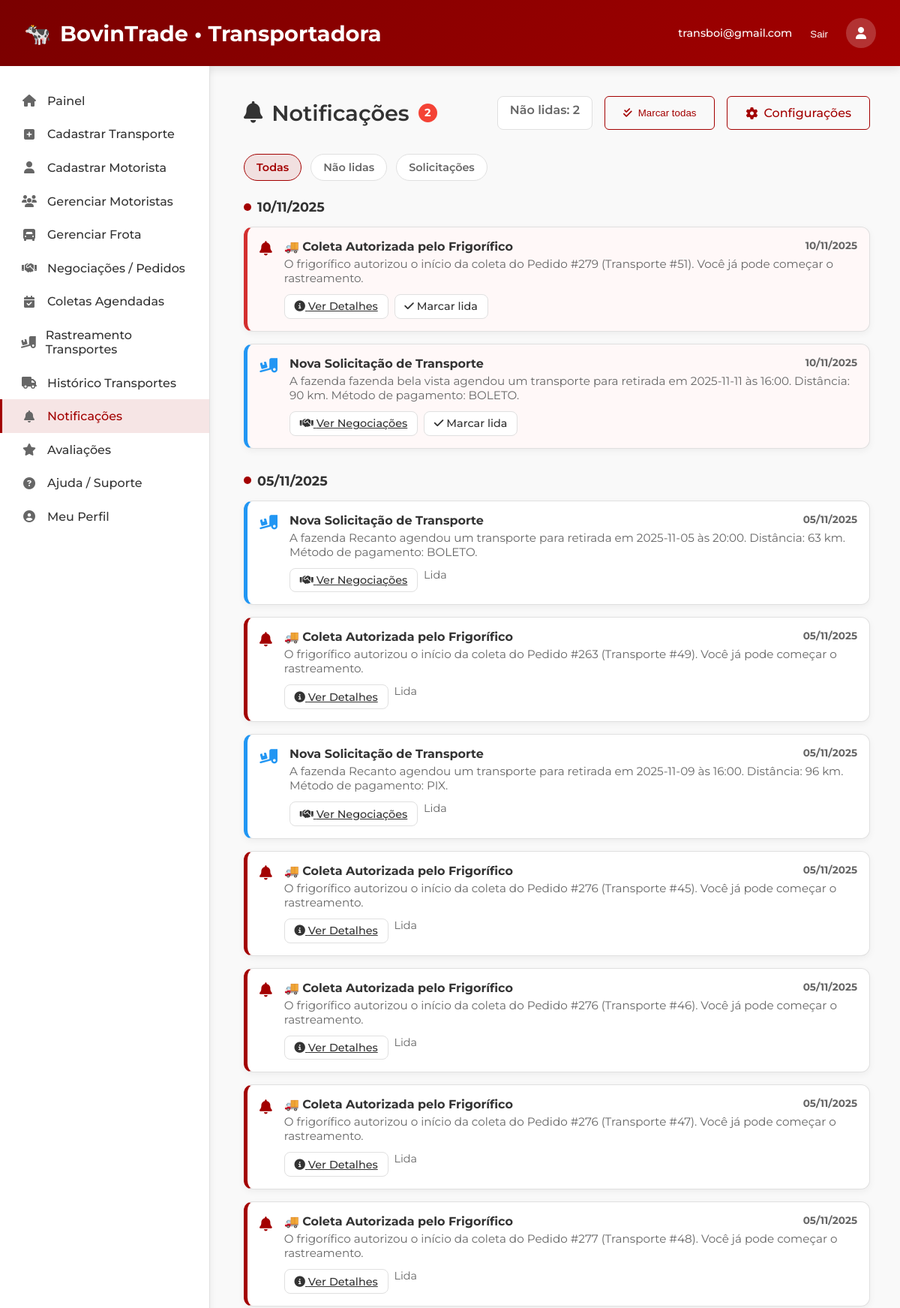
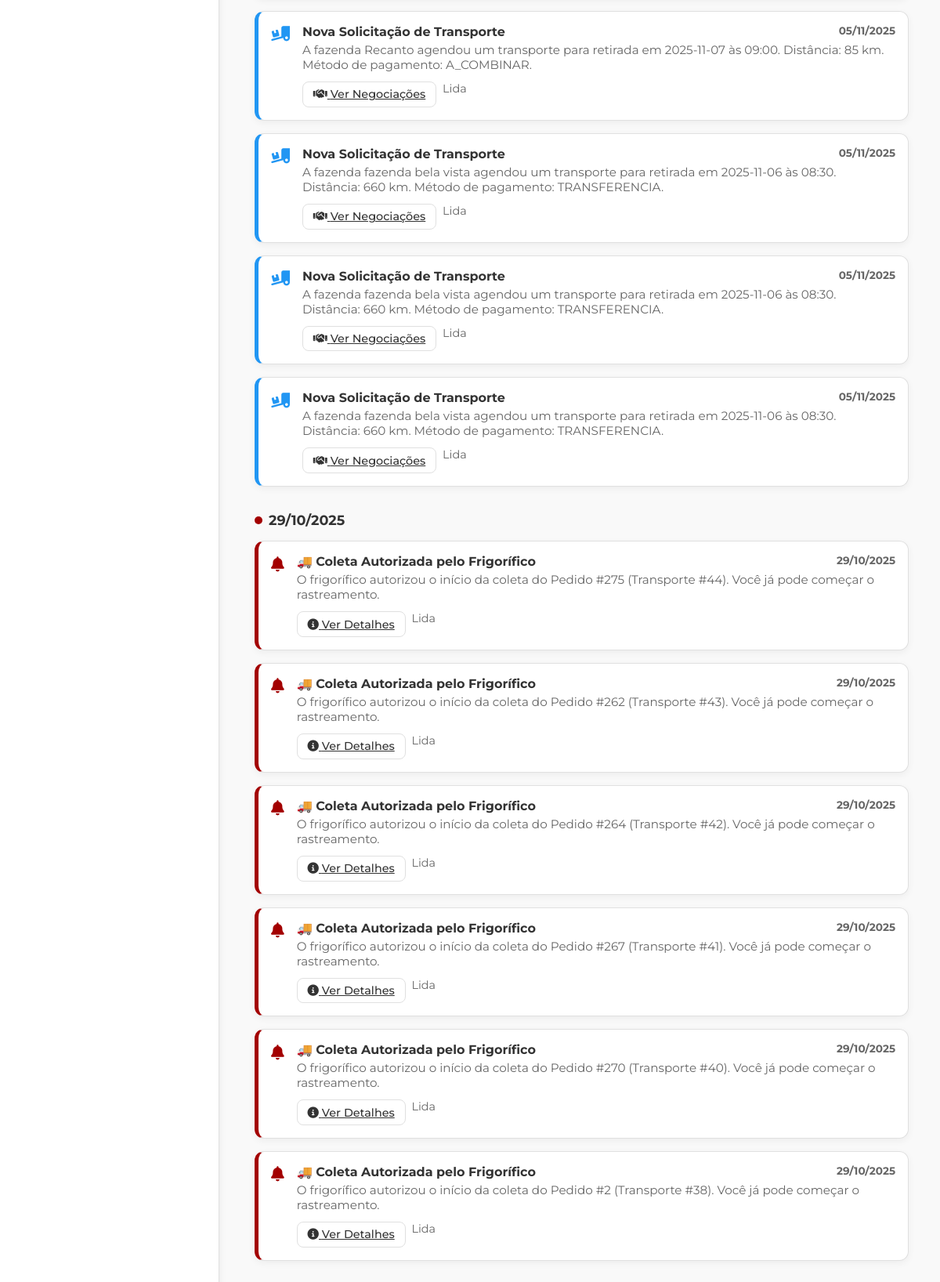
The app's page /notificacoes-transportadora.php (signed in) with its own data (2 pictures, top to bottom).
### tables this page shows
CREATE TABLE `notificacoes` (
  `id` bigint(20) UNSIGNED NOT NULL,
  `usuario_id` bigint(20) UNSIGNED NOT NULL,
  `tipo` varchar(64) NOT NULL,
  `titulo` varchar(160) NOT NULL,
  `mensagem` text NOT NULL,
  `dados_json` longtext DEFAULT NULL CHECK (json_valid(`dados_json`)),
  `relacionado_tabela` varchar(64) DEFAULT NULL,
  `relacionado_id` bigint(20) UNSIGNED DEFAULT NULL,
  `created_at` datetime NOT NULL DEFAULT current_timestamp(),
  `lida_em` datetime DEFAULT NULL
);

### notificacoes-transportadora.php (the view, shortened to what this page needs)
<?php
$u = $_SESSION['usuario'];
require_once 'config.php';
function e($s){ return htmlspecialchars((string)$s, ENT_QUOTES|ENT_SUBSTITUTE, 'UTF-8'); }
$uid = (int)$u['id'];
$email = e($u['email'] ?? '');
$notif_count_stmt = $pdo->prepare("SELECT COUNT(*) FROM notificacoes WHERE usuario_id = ? AND lida_em IS NULL");
$notif_count_stmt->execute([$uid]);
$unread_count = (int)$notif_count_stmt->fetchColumn();
$valid_show = ['all', 'unread', 'solicitacoes', 'pagamentos', 'alertas'];
$show = in_array($_GET['show'] ?? '', $valid_show) ? $_GET['show'] : 'all';
$page = max(1, (int)($_GET['page'] ?? 1));
$limit = 50;
$offset = ($page - 1) * $limit;
$where = "usuario_id = ?";
$params = [$uid];
$sql = "SELECT id, tipo, titulo, mensagem, dados_json, relacionado_tabela, relacionado_id, created_at, lida_em
        FROM notificacoes WHERE $where ORDER BY created_at DESC, id DESC LIMIT $limit OFFSET $offset";
$stmt = $pdo->prepare($sql);
$stmt->execute($params);
$rows = $stmt->fetchAll(PDO::FETCH_ASSOC);
function labelDate($dt) {
    $d = substr($dt, 0, 10);
    try {
        $p = DateTime::createFromFormat('Y-m-d', $d);
        return $p ? $p->format('d/m/Y') : e($d);
    } catch (Exception $e) { return e($d); }
}
function typeMeta($tipo) {
    $map = [
        'SOLICITACAO_TRANSPORTE'   => ['fa-truck-loading', 'notification-info'],
        'SOLICITACAO_ATUALIZADA'   => ['fa-sync-alt', 'notification-warning'],
        'COLETA_AUTORIZADA'        => ['fa-check-circle', 'notification-success'],
        'TRANSPORTE_INICIADO'      => ['fa-truck', 'notification-info'],
        'TRANSPORTE_CONCLUIDO'     => ['fa-flag-checkered', 'notification-success'],
        'PAGAMENTO_LIBERADO'       => ['fa-money-check-alt', 'notification-success'],
        'PAGAMENTO_RECEBIDO_TRANSP'=> ['fa-check-circle', 'notification-success'],
        'PAGAMENTO_DEVIDO_TRANSP'  => ['fa-money-bill-wave', 'notification-warning'],
        'ALERTA_GERAL'             => ['fa-exclamation-triangle', 'notification-danger']
    ];
    return $map[$tipo] ?? ['fa-bell', ''];
}
$groups = [];
foreach ($rows as $r) {
    $label = labelDate($r['created_at']);
    $groups[$label][] = $r;
}
?>
<!DOCTYPE html>
<html lang="pt-BR">
<head>
    <link rel="stylesheet" href="https://cdnjs.cloudflare.com/ajax/libs/font-awesome/6.4.0/css/all.min.css">
</head>
<body>
<header>
  <div style="display: flex; align-items: center; gap: 1rem;">
    <div class="logo">🐄 <span>BovinTrade • Transportadora</span></div>
  </div>
  <div class="user-menu">
    <span><?php echo $email; ?></span>
    <form action="logout.php" method="post" style="display:inline;">
      <button type="submit" style="background:none; border:none; color:white; cursor:pointer;">Sair</button>
    </form>
    <div class="user-avatar"><i class="fas fa-user"></i></div>
  </div>
</header>
<div class="container">
  <aside class="sidebar">
    <ul class="sidebar-menu">
      <a href="14-painel-transportadora.php" class="menu-item <?php echo basename($_SERVER['PHP_SELF']) === '14-painel-transportadora.php' ? 'active' : ''; ?>"><i class="fas fa-home"></i><span>Painel</span></a>
      <a href="cadastro-transporte.php" class="menu-item <?php echo basename($_SERVER['PHP_SELF']) === 'cadastro-transporte.php' ? 'active' : ''; ?>"><i class="fas fa-plus-square"></i><span>Cadastrar Transporte</span></a>
      <a href="cadastro-motorista.php" class="menu-item <?php echo basename($_SERVER['PHP_SELF']) === 'cadastro-motorista.php' ? 'active' : ''; ?>"><i class="fas fa-user"></i><span>Cadastrar Motorista</span></a>
       <a href="gerenciar-motoristas.php" class="menu-item <?php echo basename($_SERVER['PHP_SELF']) === 'gerenciar-motoristas.php' ? 'active' : ''; ?>"><i class="fas fa-users"></i><span>Gerenciar Motoristas</span></a>
      <a href="gerenciar-transportes-transp.php" class="menu-item <?php echo basename($_SERVER['PHP_SELF']) === 'gerenciar-transportes-transp.php' ? 'active' : ''; ?>"><i class="fas fa-truck-front"></i><span>Gerenciar Frota</span></a>
      <a href="pedidos-transportes.php" class="menu-item <?php echo basename($_SERVER['PHP_SELF']) === 'pedidos-transportes.php' ? 'active' : ''; ?>"><i class="fas fa-handshake"></i><span>Negociações / Pedidos</span></a>
      <a href="coletas-agendadas.php" class="menu-item <?php echo basename($_SERVER['PHP_SELF']) === 'coletas-agendadas.php' ? 'active' : ''; ?>"><i class="fas fa-calendar-check"></i><span>Coletas Agendadas</span></a>
      <a href="rastreamento-transporte-t.php" class="menu-item <?php echo basename($_SERVER['PHP_SELF']) === 'rastreamento-transporte-t.php' ? 'active' : ''; ?>"><i class="fas fa-truck-loading"></i><span>Rastreamento Transportes</span></a>
      <a href="historico-transporte-t.php" class="menu-item <?php echo basename($_SERVER['PHP_SELF']) === 'historico-transporte-t.php' ? 'active' : ''; ?>"><i class="fas fa-truck"></i><span>Histórico Transportes</span></a>
      <a href="notificacoes-transportadora.php" class="menu-item <?php echo basename($_SERVER['PHP_SELF']) === 'notificacoes-transportadora.php' ? 'active' : ''; ?>"><i class="fas fa-bell"></i><span>Notificações</span></a>
      <a href="minhas-avaliacoes-transportadora.php" class="menu-item <?php echo basename($_SERVER['PHP_SELF']) === 'minhas-avaliacoes-transportadora.php' ? 'active' : ''; ?>"><i class="fas fa-star"></i><span>Avaliações</span></a>
      <a href="17-ajudat.php" class="menu-item <?php echo basename($_SERVER['PHP_SELF']) === '17-ajudat.php' ? 'active' : ''; ?>"><i class="fas fa-question-circle"></i><span>Ajuda / Suporte</span></a>
      <a href="meu-perfil-transportadora.php" class="menu-item <?php echo basename($_SERVER['PHP_SELF']) === 'meu-perfil-transportadora.php' ? 'active' : ''; ?>">
    <i class="fas fa-user-circle"></i><span>Meu Perfil</span></a>
    </ul>
  </aside>
    <main class="main">
        <div class="dashboard-header">
            <h1 class="dashboard-title">
                <i class="fas fa-bell"></i> Notificações
                <span class="notif-badge" id="main-notif-badge" style="display: <?= $unread_count > 0 ? 'inline-block' : 'none' ?>;"><?= $unread_count ?></span>
            </h1>
            <div class="dashboard-actions">
                <span class="counter">Não lidas: <span id="unreadCount"><?= $unread_count ?></span></span>
                <button id="btnMarkAll" class="btn btn-outline" style="<?= $unread_count == 0 ? 'display:none;' : '' ?>">
                    <i class="fas fa-check-double"></i> Marcar todas
                </button>
                <a class="btn btn-outline" href="notificacao-preferencias-transp.php"><i class="fas fa-cog"></i> Configurações</a>
            </div>
        </div>
        <div class="filters">
            <?php
            $tabs = [
                'all' => 'Todas',
                'unread' => 'Não lidas',
                'solicitacoes' => 'Solicitações',
            ];
            foreach ($tabs as $key => $label):
            ?>
                <a class="pill <?= $show === $key ? 'active' : '' ?>" href="?show=<?= e($key) ?>">
                    <?= e($label) ?>
                </a>
            <?php endforeach; ?>
        </div>
        <?php if (empty($rows)): ?>
            <div class="card-empty">
                <i class="fas fa-bell-slash"></i>
                <p>Sem notificações
                    <?php
                        if ($show === 'unread') echo 'não lidas';
                        elseif (isset($tabs[$show])) echo 'do tipo "' . e($tabs[$show]) . '"';
                    ?>
                no momento.</p>
                <p class="hint">Novos eventos aparecerão aqui automaticamente.</p>
            </div>
        <?php else: ?>
            <?php foreach ($groups as $dateLabel => $list): ?>
                <div class="block">
                    <h3><span class="dot"></span><?= e($dateLabel) ?></h3>
                    <div style="display: flex; flex-direction: column; gap: 1rem;">
                        <?php foreach ($list as $n):
                            [$icon, $extraClass] = typeMeta($n['tipo']);
                            $unread = empty($n['lida_em']);
                            $cls = 'notification-card' . ($unread ? ' notification-unread' : '') . ($extraClass ? ' ' . $extraClass : '');
                            $link = '#';
                            $btnText = 'Ver Detalhes';
                            $btnIcon = 'fa-eye';
                            switch ($n['tipo']) {
                                case 'SOLICITACAO_TRANSPORTE':
                                    $link = "pedidos-transportes.php";
                                    $btnText = 'Ver Negociações';
                                    $btnIcon = 'fa-handshake';
                                    break;
                                default:
                                    $link = "historico-transporte-t.php";
                                    $btnIcon = 'fa-info-circle';
                                    $btnText = 'Ver Detalhes';
                            }
                        ?>
                            <article class="<?= e($cls) ?>" data-id="<?= (int)$n['id'] ?>">
                                <div class="notification-icon"><i class="fas <?= e($icon) ?>"></i></div>
                                <div class="notification-content">
                                    <div class="notification-title">
                                        <span><?= e($n['titulo'] ?: 'Nova Notificação') ?></span>
                                        <span class="notification-time" data-timestamp="<?= e($n['created_at']) ?>">agora</span>
                                    </div>
                                    <?php if (!empty($n['mensagem'])): ?>
                                        <p class="notification-message"><?= nl2br(e($n['mensagem'])) ?></p>
                                    <?php endif; ?>
                                    <div class="notification-actions">
                                        <a href="<?= e($link) ?>" class="notification-btn">
                                            <i class="fas <?= e($btnIcon) ?>"></i> <?= e($btnText) ?>
                                        </a>
                                        <?php if ($unread): ?>
                                            <button type="button" class="notification-btn btn-mark" data-id="<?= (int)$n['id'] ?>">
                                                <i class="fas fa-check"></i> Marcar lida
                                            </button>
                                        <?php else: ?>
                                            <span class="hint">Lida</span>
                                        <?php endif; ?>
                                    </div>
                                </div>
                            </article>
                        <?php endforeach; ?>
                    </div>
                </div>
            <?php endforeach; ?>
        <?php endif; ?>
    </main>
</div>
</body>
</html>

### records on screen
notificacoes: titulo "🚚 Coleta Autorizada pelo Frigorífico", mensagem "O frigorífico autorizou o início da coleta do Pedido #279 (Transporte #51). Você já pode começar o rastreamento.", tipo "Ver Detalhes"
notificacoes: titulo "Nova Solicitação de Transporte", mensagem "A fazenda fazenda bela vista agendou um transporte para retirada em 2025-11-11 às 16:00. Distância: 90 km. Método de pagamento: BOLETO.", tipo "Ver Negociações"
notificacoes: titulo "Nova Solicitação de Transporte", mensagem "A fazenda Recanto agendou um transporte para retirada em 2025-11-05 às 20:00. Distância: 63 km. Método de pagamento: BOLETO.", tipo "Ver Negociações", shows "Lida"
notificacoes: titulo "🚚 Coleta Autorizada pelo Frigorífico", mensagem "O frigorífico autorizou o início da coleta do Pedido #263 (Transporte #49). Você já pode começar o rastreamento.", tipo "Ver Detalhes", shows "Lida"
notificacoes: titulo "Nova Solicitação de Transporte", mensagem "A fazenda Recanto agendou um transporte para retirada em 2025-11-09 às 16:00. Distância: 96 km. Método de pagamento: PIX.", tipo "Ver Negociações", shows "Lida"
notificacoes: titulo "🚚 Coleta Autorizada pelo Frigorífico", mensagem "O frigorífico autorizou o início da coleta do Pedido #276 (Transporte #45). Você já pode começar o rastreamento.", tipo "Ver Detalhes", shows "Lida"
notificacoes: titulo "🚚 Coleta Autorizada pelo Frigorífico", mensagem "O frigorífico autorizou o início da coleta do Pedido #276 (Transporte #46). Você já pode começar o rastreamento.", tipo "Ver Detalhes", shows "Lida"
notificacoes: titulo "🚚 Coleta Autorizada pelo Frigorífico", mensagem "O frigorífico autorizou o início da coleta do Pedido #276 (Transporte #47). Você já pode começar o rastreamento.", tipo "Ver Detalhes", shows "Lida"
notificacoes: titulo "🚚 Coleta Autorizada pelo Frigorífico", mensagem "O frigorífico autorizou o início da coleta do Pedido #277 (Transporte #48). Você já pode começar o rastreamento.", tipo "Ver Detalhes", shows "Lida"
notificacoes: titulo "Nova Solicitação de Transporte", mensagem "A fazenda Recanto agendou um transporte para retirada em 2025-11-07 às 09:00. Distância: 85 km. Método de pagamento: A_COMBINAR.", tipo "Ver Negociações", shows "Lida"
notificacoes: titulo "Nova Solicitação de Transporte", mensagem "A fazenda fazenda bela vista agendou um transporte para retirada em 2025-11-06 às 08:30. Distância: 660 km. Método de pagamento: TRANSFERENCIA.", tipo "Ver Negociações", shows "Lida"
notificacoes: titulo "Nova Solicitação de Transporte", mensagem "A fazenda fazenda bela vista agendou um transporte para retirada em 2025-11-06 às 08:30. Distância: 660 km. Método de pagamento: TRANSFERENCIA.", tipo "Ver Negociações", shows "Lida"
notificacoes: titulo "Nova Solicitação de Transporte", mensagem "A fazenda fazenda bela vista agendou um transporte para retirada em 2025-11-06 às 08:30. Distância: 660 km. Método de pagamento: TRANSFERENCIA.", tipo "Ver Negociações", shows "Lida"
notificacoes: titulo "🚚 Coleta Autorizada pelo Frigorífico", mensagem "O frigorífico autorizou o início da coleta do Pedido #275 (Transporte #44). Você já pode começar o rastreamento.", tipo "Ver Detalhes", shows "Lida"
notificacoes: titulo "🚚 Coleta Autorizada pelo Frigorífico", mensagem "O frigorífico autorizou o início da coleta do Pedido #262 (Transporte #43). Você já pode começar o rastreamento.", tipo "Ver Detalhes", shows "Lida"
notificacoes: titulo "🚚 Coleta Autorizada pelo Frigorífico", mensagem "O frigorífico autorizou o início da coleta do Pedido #264 (Transporte #42). Você já pode começar o rastreamento.", tipo "Ver Detalhes", shows "Lida"
notificacoes: titulo "🚚 Coleta Autorizada pelo Frigorífico", mensagem "O frigorífico autorizou o início da coleta do Pedido #267 (Transporte #41). Você já pode começar o rastreamento.", tipo "Ver Detalhes", shows "Lida"
notificacoes: titulo "🚚 Coleta Autorizada pelo Frigorífico", mensagem "O frigorífico autorizou o início da coleta do Pedido #270 (Transporte #40). Você já pode começar o rastreamento.", tipo "Ver Detalhes", shows "Lida"
notificacoes: titulo "🚚 Coleta Autorizada pelo Frigorífico", mensagem "O frigorífico autorizou o início da coleta do Pedido #2 (Transporte #38). Você já pode começar o rastreamento.", tipo "Ver Detalhes", shows "Lida"

### other values on screen
$email "transboi@gmail.com"
$unread_count "2"
$label "Todas"
$label "Não lidas"
$label "Solicitações"
$dateLabel "10/11/2025"
$dateLabel "05/11/2025"
$dateLabel "29/10/2025"
